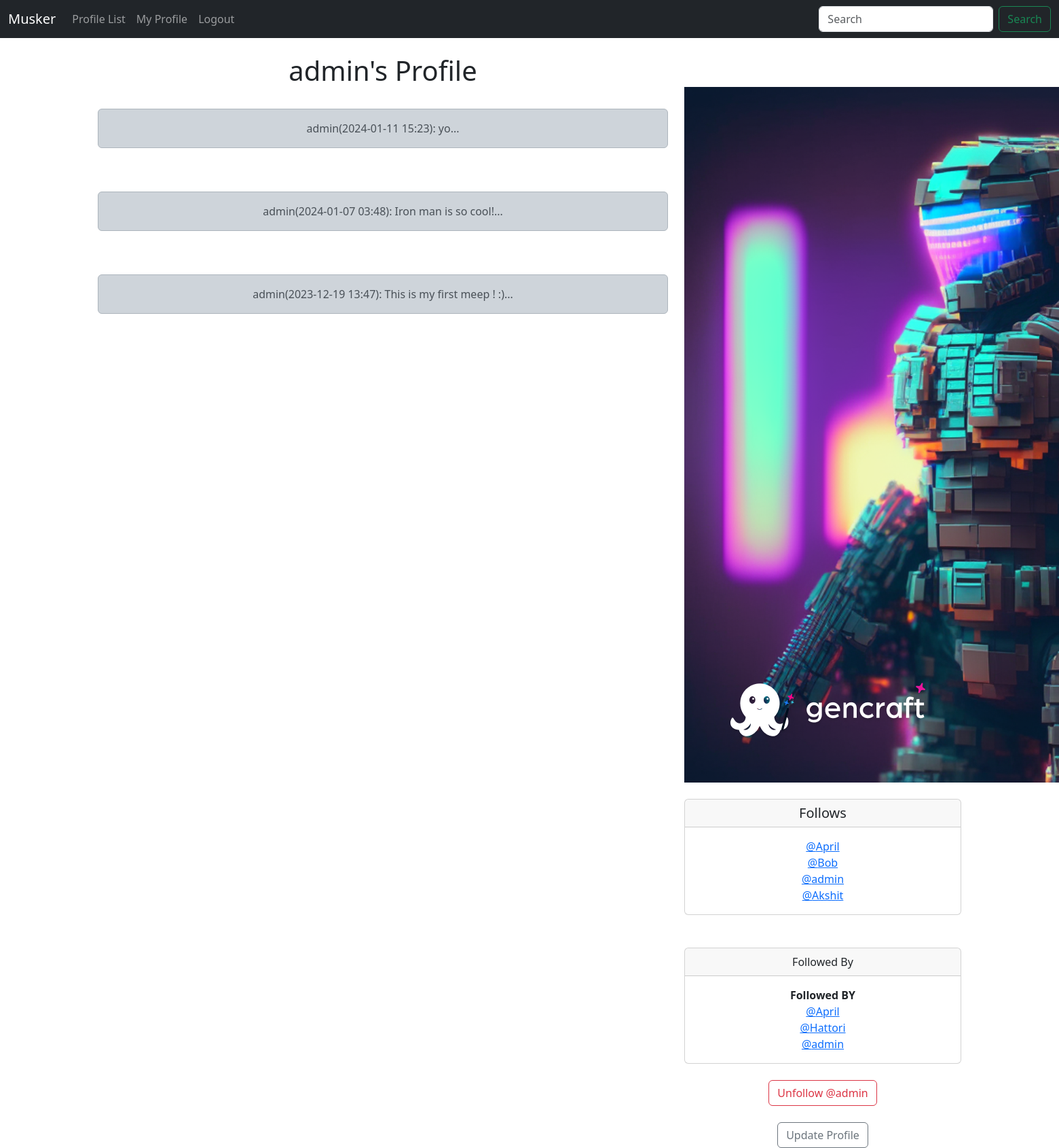
Screenshot of /profile/1 (signed in) with the database file from the repository.
### musker/models.py (models this page shows)
class Profile(models.Model):
    user = models.OneToOneField(User, on_delete=models.CASCADE)
    follows = models.ManyToManyField('self', related_name='followed_by', symmetrical=False, blank=True)
    date_modified = models.DateTimeField(User, auto_now=True)
    profile_image = models.ImageField(null = True, blank = True, upload_to='images/')
    def __str__(self):
        return self.user.username

class Meep(models.Model):
    user = models.ForeignKey(User, related_name="meeps", on_delete=models.DO_NOTHING)
    body = models.CharField(max_length=500)
    created_at = models.DateTimeField(auto_now_add=True)
    def __str__(self):
        return(
            f"{self.user}"
            f"({self.created_at:%Y-%m-%d %H:%M}): "
            f"{self.body}..."
        )

### musker/views.py (the view, shortened to what this page needs)
# urls.py: path('profile/<int:pk>', views.profile, name='profile'),
def profile(request, pk):
    if request.user.is_authenticated:
        profile = Profile.objects.get(user_id = pk)
        meeps = Meep.objects.filter(user_id = pk).order_by("-created_at")
        return render(request, 'profile.html', {'profile': profile, 'meeps': meeps})
    else:
        messages.success(request, 'login to view this page')
        return redirect('home')

### musker/templates/profile.html (shortened to what this page needs)
{% extends 'base.html' %}
{% block content %}
{% if profile %}
    <div class="container text-center">
        <div class="row">
            <div class="col-8">
              <h1>{{ profile.user.username }}'s Profile</h1>
              <br/>
              {% if meeps %}
                {% for meep in meeps %}
                  <div class="alert alert-dark" role="alert">
                    {{ meep }}
                  </div><br/><br/>
                {% endfor %}
              {% endif %}
            </div>
            <div class="col-4">
              <br/><br/>
              {% if profile.profile_image %}
                <img src="{{ profile.profile_image.url }}"><br/><br/>
              {% endif %}
                <div class="card">
                    <h5 class="card-header">
                      Follows
                    </h5>
                    <div class="card-body">
                      <p class="card-text">
                        {% for following in profile.follows.all %}
                            <a href="{% url 'profile' following.user.id %}">@{{ following }}<br/></a>
                        {% endfor %}
                      </p>
                    </div>
                </div>
                <br/><br/>
                <div class="card">
                    <div class="card-header">
                      Followed By
                    </div>
                    <div class="card-body">
                      <p class="card-text">
                        <strong>Followed BY</strong><br/>
                            {% for following in profile.followed_by.all %}
                                <a href="{% url 'profile' following.user.id %}">@{{ following }}<br/></a>
                            {% endfor %}
                      </p>
                    </div>
                  </div>
                  <br/>
                  <form method=POST>
                        {% if profile in user.profile.follows.all %}
                            <button class="btn btn-outline-danger" name="follow" value="unfollow" type="submit"> Unfollow @{{ profile.user.username }}
                            </button>
                        {% else %}
                            <button class="btn btn-outline-success" name="follow" value="follow" type="submit"> Follow @{{ profile.user.username }}
                            </button>
                        {% endif %}
                  </form>
                  <br/>
                  {% if request.user.id == profile.user.id %}
                    <a href="{% url 'update_user' %}" class="btn btn-outline-secondary">Update Profile</a>
                  {% endif %}
            </div>
        </div>
    </div>
{% endif %}
{% endblock %}

### rows the page displays
Profile: user.username "admin", profile_image (picture)
Meep: user+created_at+body "admin(2024-01-11 15:23): yo..."
Meep: user+created_at+body "admin(2024-01-07 03:48): Iron man is so cool!..."
Meep: user+created_at+body "admin(2023-12-19 13:47): This is my first meep ! :)..."
Profile: user.username "April"
Profile: user.username "Bob"
Profile: user.username "Akshit"
Profile: user.username "Hattori"
